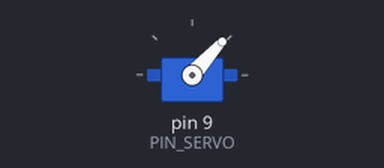
A sketch run on a simulated Arduino Uno, built with avr-gcc and run on an emulated ATmega328P. Shown: servo.

Above: at 1.05 s.
At 1.65 s:
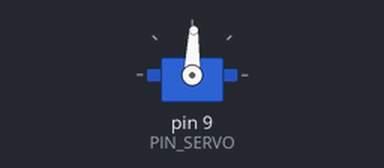
At 2.25 s:
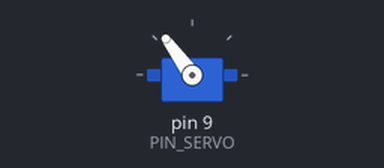
At 3.5 s:
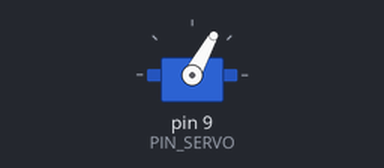
Timing chart, 0 to 7.3 s (numbered marks = the images above):
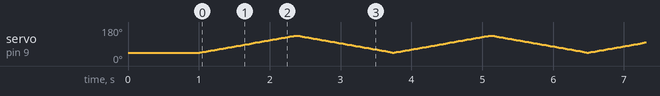

The sketch:

P13_rango_45_135.ino
```cpp
/*
  P13 · Reto: barrido solo de 45 a 135 grados (solución del instructor)    Sesión 7
  ------------------------------------------------------------------
  Qué hace: igual que P13, pero el servo solo se mueve entre ANGULO_MIN y ANGULO_MAX.

  Conexiones: las mismas de P13
    Servo SG90   café -> GND ; rojo -> 5 V ; naranja (señal) -> pin 9

  Ideas clave:
    - Los límites del for son constantes con nombre: para cambiar el rango se cambia un
      solo lugar (como en la Sesión 2).
    - Un rango más corto es más suave para el servo: no llega a sus topes.
*/

#include <Servo.h>

Servo miServo;
const int PIN_SERVO = 9;
const int ANGULO_MIN = 45;
const int ANGULO_MAX = 135;

void setup() {
  miServo.attach(PIN_SERVO);
  miServo.write(ANGULO_MIN);
  delay(1000);
}

void loop() {
  for (int angulo = ANGULO_MIN; angulo <= ANGULO_MAX; angulo++) {
    miServo.write(angulo);
    delay(15);
  }
  for (int angulo = ANGULO_MAX; angulo >= ANGULO_MIN; angulo--) {
    miServo.write(angulo);
    delay(15);
  }
}
```
